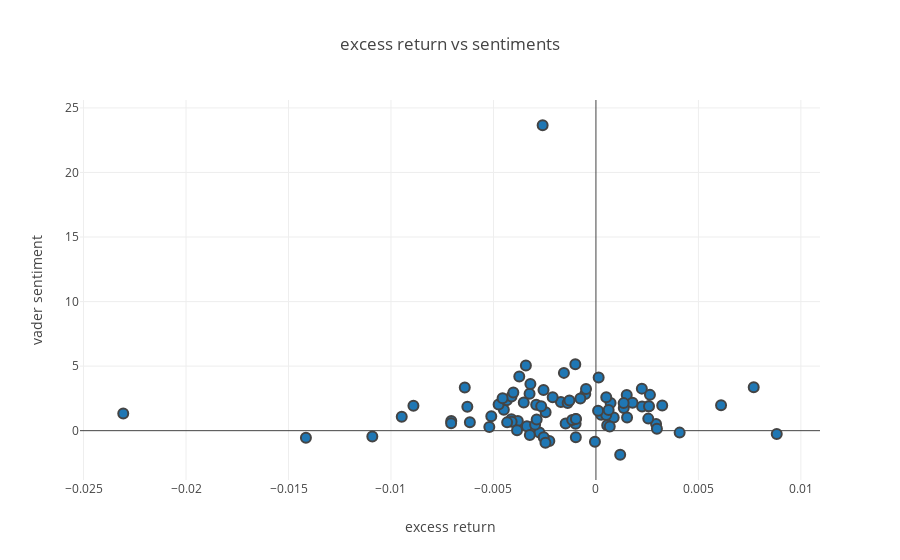

The notebook cell saved with this chart:
### Code cell
print('GOOGL')
print(alpha_sent_stat_analysis(GOOGL_table))
plot_alpha_corr_vader(GOOGL_table)
